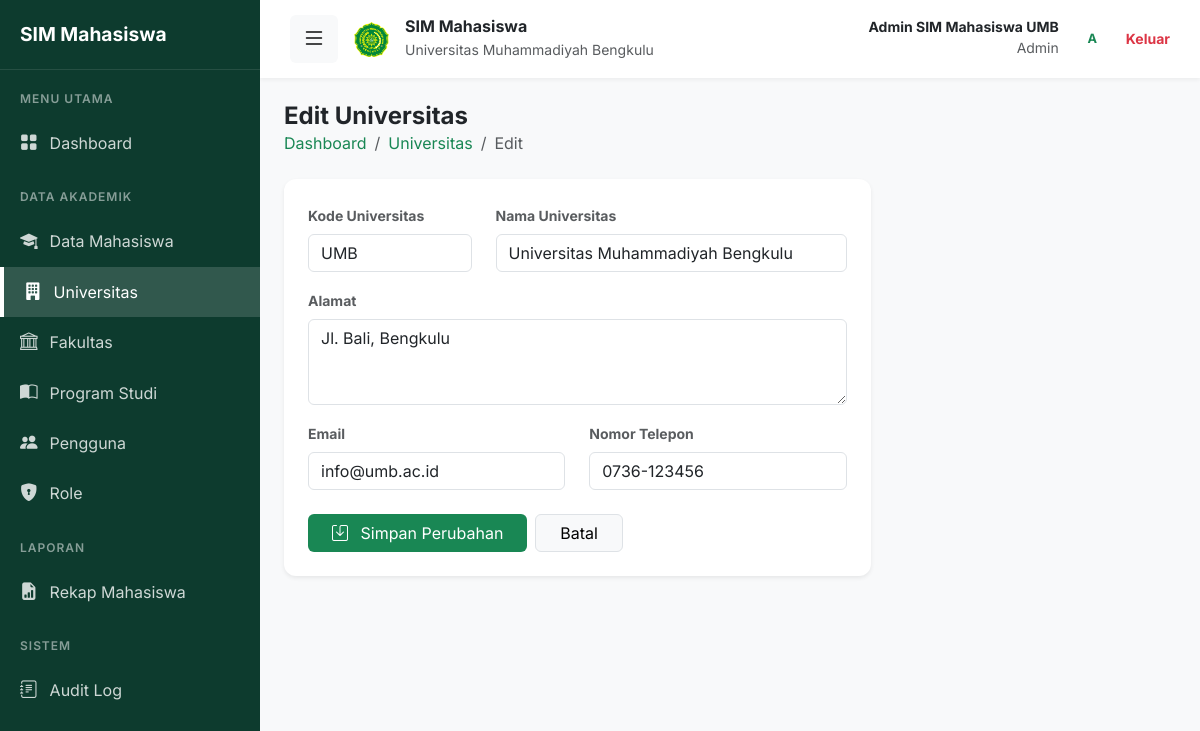
/universitas/edit.php?id=1 (signed in), run on the app's committed database.
### tables this page shows
CREATE TABLE IF NOT EXISTS universitas (
    id INT AUTO_INCREMENT PRIMARY KEY,
    kode_universitas VARCHAR(20) NOT NULL UNIQUE,
    nama_universitas VARCHAR(100) NOT NULL,
    alamat TEXT,
    email VARCHAR(100),
    nomor_telepon VARCHAR(20),
    created_at TIMESTAMP DEFAULT CURRENT_TIMESTAMP
);

### includes/functions.php (called while the page is built, shortened)
<?php
function h($string) {
    return htmlspecialchars($string, ENT_QUOTES, 'UTF-8');
}
?>

### universitas/edit.php (the view, shortened to what this page needs)
<?php
require_once '../config/database.php';
require_once '../includes/functions.php';
$id = $_GET['id'] ?? null;
$stmt = $pdo->prepare("SELECT * FROM universitas WHERE id = ?");
$stmt->execute([$id]);
$u = $stmt->fetch();
require_once '../includes/header.php';
?>
<div class="mb-4">
    <h4 class="fw-bold text-hijau-tua mb-0">Edit Universitas</h4>
    <nav aria-label="breadcrumb">
        <ol class="breadcrumb small mb-0">
            <li class="breadcrumb-item"><a href="../dashboard.php" class="text-decoration-none text-success">Dashboard</a></li>
            <li class="breadcrumb-item"><a href="index.php" class="text-decoration-none text-success">Universitas</a></li>
            <li class="breadcrumb-item active" aria-current="page">Edit</li>
        </ol>
    </nav>
</div>
<div class="row">
    <div class="col-lg-8">
        <div class="card card-custom border-0 shadow-sm bg-white">
            <div class="card-body p-4">
                <form action="" method="POST">
                    <div class="row">
                        <div class="col-md-4 mb-3">
                            <label for="kode_universitas" class="form-label small fw-bold text-muted">Kode Universitas</label>
                            <input type="text" name="kode_universitas" id="kode_universitas" class="form-control" value="<?= h($u['kode_universitas']) ?>" required>
                        </div>
                        <div class="col-md-8 mb-3">
                            <label for="nama_universitas" class="form-label small fw-bold text-muted">Nama Universitas</label>
                            <input type="text" name="nama_universitas" id="nama_universitas" class="form-control" value="<?= h($u['nama_universitas']) ?>" required>
                        </div>
                    </div>
                    <div class="mb-3">
                        <label for="alamat" class="form-label small fw-bold text-muted">Alamat</label>
                        <textarea name="alamat" id="alamat" class="form-control" rows="3"><?= h($u['alamat']) ?></textarea>
                    </div>
                    <div class="row">
                        <div class="col-md-6 mb-4">
                            <label for="email" class="form-label small fw-bold text-muted">Email</label>
                            <input type="email" name="email" id="email" class="form-control" value="<?= h($u['email']) ?>">
                        </div>
                        <div class="col-md-6 mb-4">
                            <label for="nomor_telepon" class="form-label small fw-bold text-muted">Nomor Telepon</label>
                            <input type="text" name="nomor_telepon" id="nomor_telepon" class="form-control" value="<?= h($u['nomor_telepon']) ?>">
                        </div>
                    </div>
                    <div class="d-flex gap-2">
                        <button type="submit" class="btn btn-hijau px-4">
                            <i class="bi bi-save me-2"></i> Simpan Perubahan
                        </button>
                        <a href="index.php" class="btn btn-light px-4 border">Batal</a>
                    </div>
                </form>
            </div>
        </div>
    </div>
</div>
<?php require_once '../includes/footer.php'; ?>

### includes/header.php (style rules this page uses)
:root { --hijau-tua: #0d3b2e; --hijau-mint: #d1e7dd; --hijau-utama: #198754; --bg-konten: #f8f9fa; }
body { font-family: 'Inter', sans-serif; background-color: var(--bg-konten); overflow-x: hidden; }
.btn-hijau { background-color: var(--hijau-utama); color: white; border: none; transition: all 0.2s; }
.card-custom { border: 1px solid #eee; border-radius: 12px; box-shadow: 0 2px 10px rgba(0,0,0,0.02); transition: transform 0.2s; }

### data on the page
universitas: kode_universitas "UMB", nama_universitas "Universitas Muhammadiyah Bengkulu", alamat "Jl. Bali, Bengkulu", email "info@umb.ac.id", nomor_telepon "0736-123456"

### other printed values
$_SESSION['nama_lengkap'] "Admin SIM Mahasiswa UMB"
$_SESSION['role_name'] "Admin"
substr($_SESSION['nama_lengkap'], 0, 1) "A"
